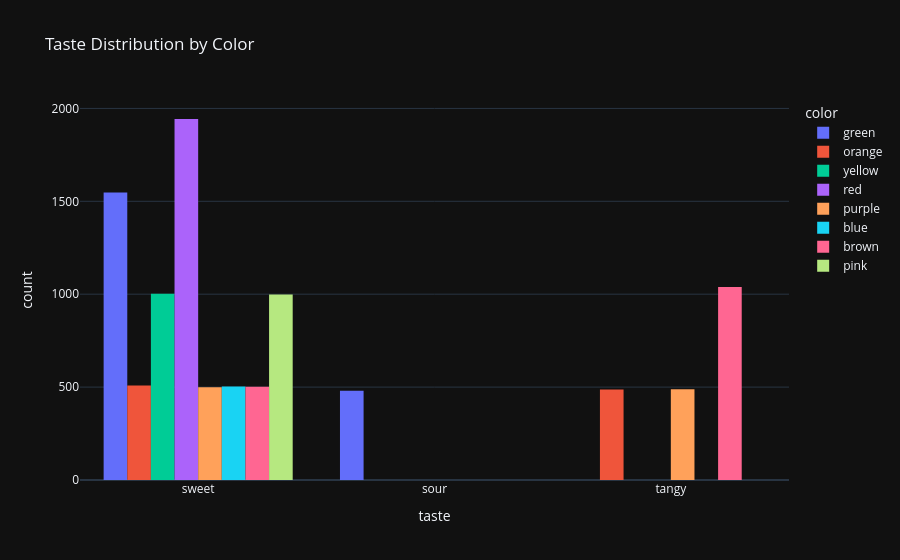

Source (notebook cell):
### Markdown cell above
## 8. Visualize Taste Distribution by Color

Create a grouped histogram for taste distribution by color.

### Code cell
# Visualize Taste Distribution by Color
fig = px.histogram(fruit_data, x='taste', color='color', barmode='group',
                   title='Taste Distribution by Color')
fig.show()

### Figure 1 — Plotly figure (JSON) as saved in the notebook; plotly's stock layout.template omitted (floating-point values rounded to 4 significant figures; data arrays with more than 128 entries replaced by an {"elided": "..."} marker saying what was removed)
{"data": [{"alignmentgroup": "True", "bingroup": "x", "hovertemplate": "color=green<br>taste=%{x}<br>count=%{y}<extra></extra>", "legendgroup": "green", "marker": {"color": "#636efa", "pattern": {"shape": ""}}, "name": "green", "offsetgroup": "green", "orientation": "v", "showlegend": true, "type": "histogram", "x": {"elided": "2029 str values"}, "xaxis": "x", "yaxis": "y"}, {"alignmentgroup": "True", "bingroup": "x", "hovertemplate": "color=orange<br>taste=%{x}<br>count=%{y}<extra></extra>", "legendgroup": "orange", "marker": {"color": "#EF553B", "pattern": {"shape": ""}}, "name": "orange", "offsetgroup": "orange", "orientation": "v", "showlegend": true, "type": "histogram", "x": {"elided": "996 str values"}, "xaxis": "x", "yaxis": "y"}, {"alignmentgroup": "True", "bingroup": "x", "hovertemplate": "color=yellow<br>taste=%{x}<br>count=%{y}<extra></extra>", "legendgroup": "yellow", "marker": {"color": "#00cc96", "pattern": {"shape": ""}}, "name": "yellow", "offsetgroup": "yellow", "orientation": "v", "showlegend": true, "type": "histogram", "x": {"elided": "1002 str values"}, "xaxis": "x", "yaxis": "y"}, {"alignmentgroup": "True", "bingroup": "x", "hovertemplate": "color=red<br>taste=%{x}<br>count=%{y}<extra></extra>", "legendgroup": "red", "marker": {"color": "#ab63fa", "pattern": {"shape": ""}}, "name": "red", "offsetgroup": "red", "orientation": "v", "showlegend": true, "type": "histogram", "x": {"elided": "1943 str values"}, "xaxis": "x", "yaxis": "y"}, {"alignmentgroup": "True", "bingroup": "x", "hovertemplate": "color=purple<br>taste=%{x}<br>count=%{y}<extra></extra>", "legendgroup": "purple", "marker": {"color": "#FFA15A", "pattern": {"shape": ""}}, "name": "purple", "offsetgroup": "purple", "orientation": "v", "showlegend": true, "type": "histogram", "x": {"elided": "988 str values"}, "xaxis": "x", "yaxis": "y"}, {"alignmentgroup": "True", "bingroup": "x", "hovertemplate": "color=blue<br>taste=%{x}<br>count=%{y}<extra></extra>", "legendgroup": "blue", "marker": {"color": "#19d3f3", "pattern": {"shape": ""}}, "name": "blue", "offsetgroup": "blue", "orientation": "v", "showlegend": true, "type": "histogram", "x": {"elided": "503 str values"}, "xaxis": "x", "yaxis": "y"}, {"alignmentgroup": "True", "bingroup": "x", "hovertemplate": "color=brown<br>taste=%{x}<br>count=%{y}<extra></extra>", "legendgroup": "brown", "marker": {"color": "#FF6692", "pattern": {"shape": ""}}, "name": "brown", "offsetgroup": "brown", "orientation": "v", "showlegend": true, "type": "histogram", "x": {"elided": "1541 str values"}, "xaxis": "x", "yaxis": "y"}, {"alignmentgroup": "True", "bingroup": "x", "hovertemplate": "color=pink<br>taste=%{x}<br>count=%{y}<extra></extra>", "legendgroup": "pink", "marker": {"color": "#B6E880", "pattern": {"shape": ""}}, "name": "pink", "offsetgroup": "pink", "orientation": "v", "showlegend": true, "type": "histogram", "x": {"elided": "998 str values"}, "xaxis": "x", "yaxis": "y"}], "layout": {"barmode": "group", "legend": {"title": {"text": "color"}, "tracegroupgap": 0}, "title": {"text": "Taste Distribution by Color"}, "xaxis": {"anchor": "y", "domain": [0, 1], "title": {"text": "taste"}}, "yaxis": {"anchor": "x", "domain": [0, 1], "title": {"text": "count"}}}}
